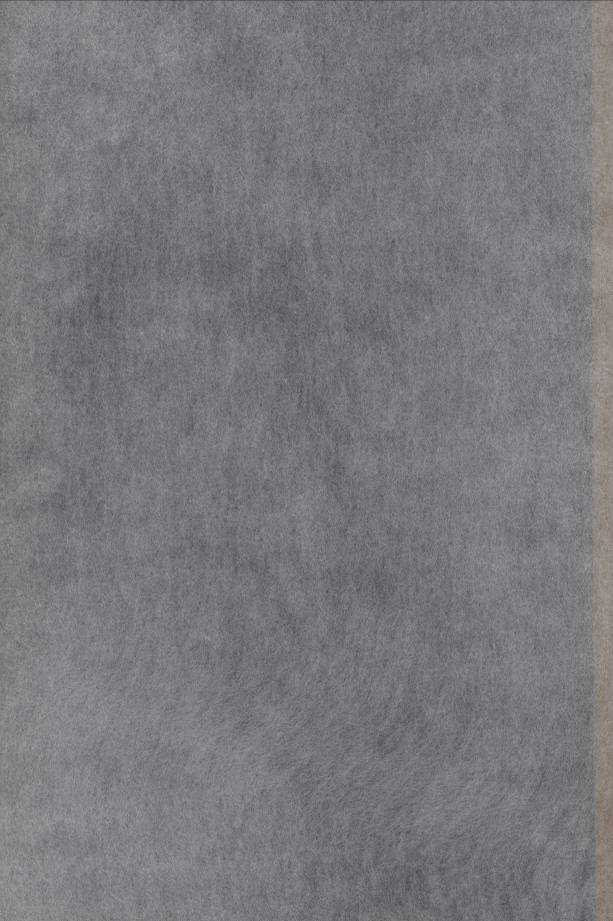
%> input picture Nonwoven.jpg, 613 x 921 px
$ octave Run_Code.m   (GNU Octave 9; MATLAB toolbox functions it lacks are replaced by stand-ins)
%> lines starting %> are read from the running program, lines starting %| are printed output that depends on the picture
### Sim_Image_and_Baseline.m
function []=Sim_Image_and_Baseline(pixs,init_size,grids,increment_size,num_images_baseline,m)
%> called with pixs = [250; 250], init_size = 22, grids = [10; 10], increment_size = 4, num_images_baseline = 1000, m = 10
    spaces=pixs./grids; %Calculates Max Surviellance Size
    I=imread('Nonwoven.jpg'); %Reading the image
%> I is the input picture: size 921x613x3 uint8; mean R, G, B 120.9, 120.5, 125.3
    I=rgb2gray(I);
%> I: size 921x613 uint8
    BG=imopen(I,strel('disk',15)); %Estimating the Value of Background Pixels
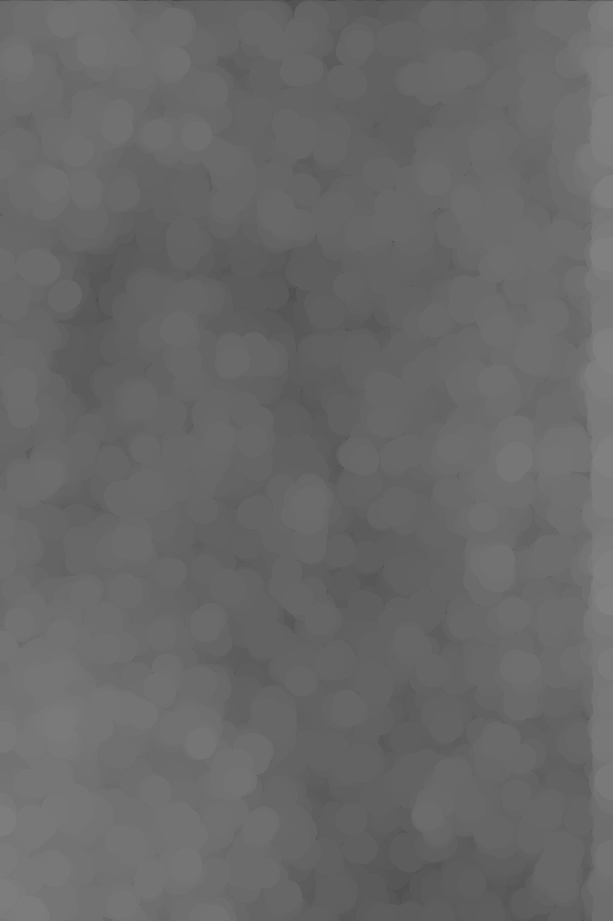
%> BG: size 921x613 uint8; min 68, max 129, mean 104.5
    Iunfrm=imsubtract(I,BG); %Create an Image with a Uniform Background
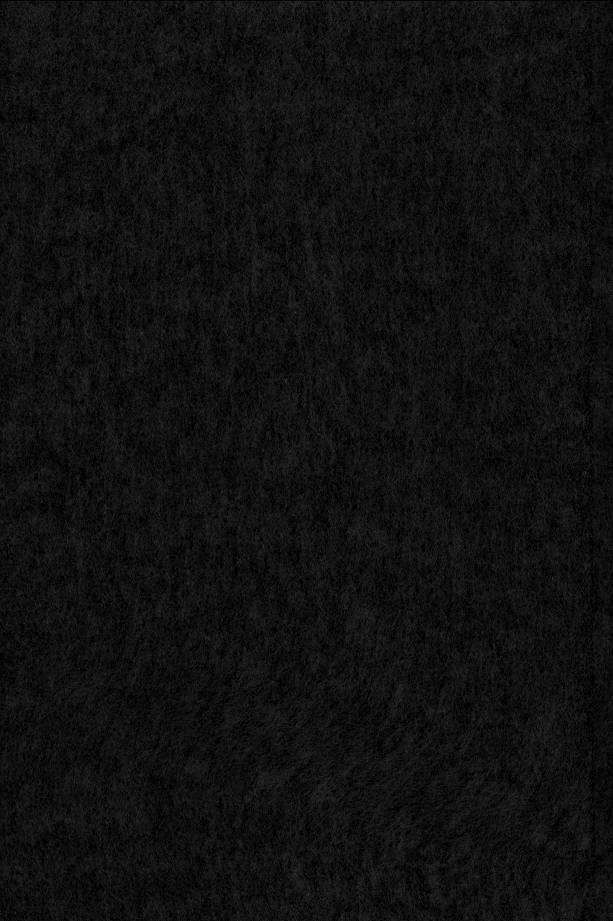
%> Iunfrm: size 921x613 uint8; min 0, max 57, mean 16.5
    Iadjust=imadjust(Iunfrm); %Adjusting the contrast-see imadjust for details
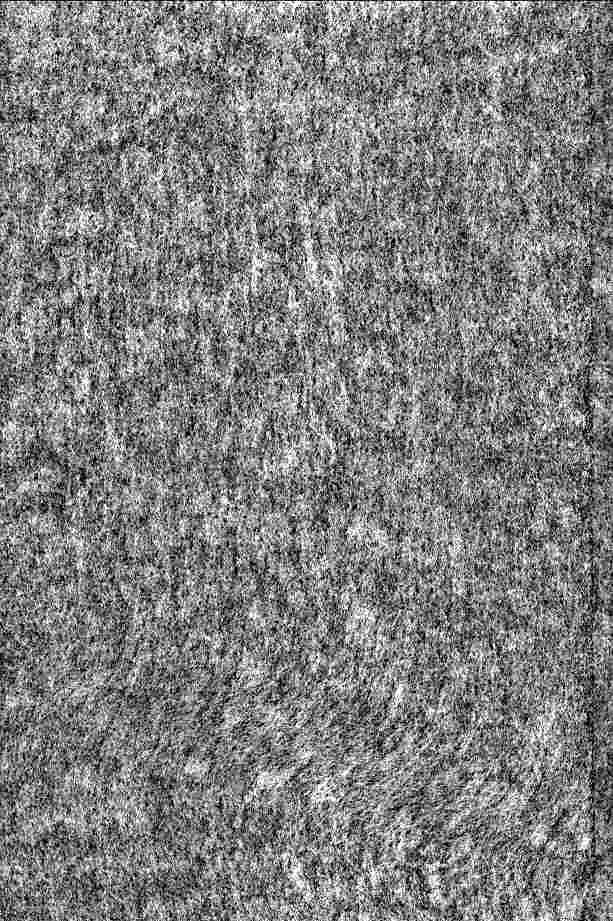
%> Iadjust: size 921x613 uint8; min 0, max 255, mean 127.4
    Ires=imresize(Iadjust,pixs'); %Resizing
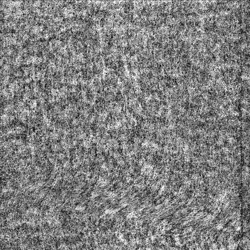
%> Ires: size 250x250 uint8; min 6, max 254, mean 127.5
%===================== Generating In/Out of Control ======================%
    delete('Nonwoven_Nom.bmp') %Delete Previous Nominal Picture
    imwrite(Ires,'Nonwoven_Nom.bmp','bmp'); %Write New Nominal Picture
    clear I BG Iunfrm Iadjust Ires
    Nom=imread('Nonwoven_Nom.bmp');
    Nomd=double(Nom);
    for pic=1:num_images_baseline %In Control Images w/ Noise
        I=imnoise(Nom,'Poisson');
        I=Nomd-double(I);
        for i = 1:grids(1) %Run through x locations for center(i,j} of serveillance box
            for j = 1:grids(2) %Run through y locations for center(i,j} of serveillance box
                if pic ==1;
                    center(i,j,:)=[spaces(1)/2+(i-1)*spaces(1);spaces(2)/2+(j-1)*spaces(2)]; %Current center(i,j} of serveillance box
                    min_dis(i,j)=min([squeeze(center(i,j,:))-init_size/2-1;pixs-squeeze(center(i,j,:))-init_size/2-1]); %Find Nearest Edge...Maximum amount the box can increase
                    tempsteps=[init_size:increment_size:init_size+min_dis(i,j)*2]; % Size Increments of the box
                    max_steps(i,j)=length(tempsteps);
                    steps{i,j}=tempsteps;
                end
                for stepper=1:max_steps(i,j)
                    if stepper==1
                        if pic==1
                            I_2_test1_reg{i,j,stepper}=[center(i,j,1)-steps{i,j}(stepper)/2,center(i,j,1)+steps{i,j}(stepper)/2,center(i,j,2)-steps{i,j}(stepper)/2,center(i,j,2)+steps{i,j}(stepper)/2];
                        end
                        I_2_test=I(I_2_test1_reg{i,j,stepper}(1):I_2_test1_reg{i,j,stepper}(2),I_2_test1_reg{i,j,stepper}(3):I_2_test1_reg{i,j,stepper}(4)); %Take Pixels out of Picture in box
                        number_of_pixs=numel(I_2_test);
                        I_2_test_reshape=reshape(I_2_test,1,number_of_pixs); %Reshape Pixels into a vector
                        X_sum(i,j,stepper,pic)=sum(I_2_test_reshape); %Collect sums of diffs
                        X2_sum(i,j,stepper,pic)=sum(I_2_test_reshape.^2); %Collect sums of diffs
                        if pic==1
                            X_count(i,j,stepper)=number_of_pixs; %Collect nums of diffs
                            X_count2(i,j,stepper)=number_of_pixs;
                        end
                    else
                        if pic==1
                            I_2_test1_reg{i,j,stepper}=[center(i,j,1)-steps{i,j}(stepper)/2,center(i,j,1)-steps{i,j}(stepper)/2+increment_size/2-1,center(i,j,2)-steps{i,j}(stepper)/2,center(i,j,2)+steps{i,j}(stepper)/2];
                            I_2_test2_reg{i,j,stepper}=[center(i,j,1)+steps{i,j}(stepper)/2-increment_size/2+1,center(i,j,1)+steps{i,j}(stepper)/2,center(i,j,2)-steps{i,j}(stepper)/2,center(i,j,2)+steps{i,j}(stepper)/2];
                            I_2_test3_reg{i,j,stepper}=[center(i,j,1)-steps{i,j}(stepper)/2+increment_size/2,center(i,j,1)+steps{i,j}(stepper)/2-increment_size/2,center(i,j,2)-steps{i,j}(stepper)/2,center(i,j,2)-steps{i,j}(stepper)/2+increment_size/2-1];
                            I_2_test4_reg{i,j,stepper}=[center(i,j,1)-steps{i,j}(stepper)/2+increment_size/2,center(i,j,1)+steps{i,j}(stepper)/2-increment_size/2,center(i,j,2)+steps{i,j}(stepper)/2-1,center(i,j,2)+steps{i,j}(stepper)/2+increment_size/2-2];
                        end
                        I_2_test1=I(I_2_test1_reg{i,j,stepper}(1):I_2_test1_reg{i,j,stepper}(2),I_2_test1_reg{i,j,stepper}(3):I_2_test1_reg{i,j,stepper}(4)); %Pixels on Top of box
                        I_2_test2=I(I_2_test2_reg{i,j,stepper}(1):I_2_test2_reg{i,j,stepper}(2),I_2_test2_reg{i,j,stepper}(3):I_2_test2_reg{i,j,stepper}(4)); %Pixels on Bottom of box
                        I_2_test3=I(I_2_test3_reg{i,j,stepper}(1):I_2_test3_reg{i,j,stepper}(2),I_2_test3_reg{i,j,stepper}(3):I_2_test3_reg{i,j,stepper}(4));  %Pixels on Left of box
                        I_2_test4=I(I_2_test4_reg{i,j,stepper}(1):I_2_test4_reg{i,j,stepper}(2),I_2_test4_reg{i,j,stepper}(3):I_2_test4_reg{i,j,stepper}(4));  %Pixels on Right of box
                        I_2_test=[I_2_test1 I_2_test2 I_2_test3' I_2_test4']; %Take Pixels on edge of box
                        number_of_pixs=numel(I_2_test);
                        I_2_test_reshape=reshape(I_2_test,1,number_of_pixs); %Reshape Pixels into a vector
                        X_sum(i,j,stepper,pic)=sum(I_2_test_reshape)+X_sum(i,j,stepper-1,pic); %Collect sums of diffs
                        X2_sum(i,j,stepper,pic)=sum(I_2_test_reshape.^2)+X2_sum(i,j,stepper-1,pic); %Collect sums of diffs
                        if pic==1
                            X_count(i,j,stepper)=number_of_pixs; %Collect nums of diffs
                            X_count2(i,j,stepper)=number_of_pixs+X_count2(i,j,stepper-1);
                        end
                    end

                end
            end
        end
    end
    X_sum_pics=sum(X_sum,4);
    X2_sum_pics=sum(X2_sum,4);
    X_count_pics=num_images_baseline*X_count2;
    mus=X_sum_pics./X_count_pics;
    vars=X2_sum_pics./X_count_pics-mus.^2;
    max_ratio=zeros(1,num_images_baseline);
    X_sum_temp=X_sum;
    X_sum=X_sum_temp(:,:,:,1:m);
    lratconst=1/2/vars;
    mflag=0;
for pic = 1:num_images_baseline
        ratio=-inf; %The statistic....we Look for the maximum.... set initial value to -inf
    if pic > m
        mflag=pic-m;
        X_sum(:,:,:,:)=X_sum_temp(:,:,:,mflag+1:pic);
    end
    for i = 1:grids(1) %Run through x locations for center of serveillance box
        for j = 1:grids(2) %Run through y locations for center of serveillance box
            for stepper=1:max_steps(i,j)
                mu_est=X_sum(i,j,stepper,pic-mflag)/X_count2(i,j,stepper); %Sample mean from box
                rat=lratconst(i,j,stepper)*X_count2(i,j,stepper)*(mu_est-mus(i,j,stepper))^2;
                rat_hist(i,j,stepper,pic)=rat;
                if rat>ratio %If the statistic is bigger than previous one
                    ratio=rat; %New statistic
                end
                for pic_retro=pic-1:-1:1+mflag
                    X_counttemp=(pic-pic_retro+1)*X_count2(i,j,stepper);
                    X_sum(i,j,stepper,pic_retro-mflag)=X_sum(i,j,stepper,pic_retro-mflag)+X_sum(i,j,stepper,pic-mflag);
                    mu_est=X_sum(i,j,stepper,pic_retro-mflag)/X_counttemp; %Sample mean from box
                    rat=lratconst(i,j,stepper)*X_counttemp*(mu_est-mus(i,j,stepper))^2;
                    if rat>ratio
                        ratio=rat;
                    elseif rat<0
                        break;
                    end
                end
            end
        end
    end
max_ratio(pic)=ratio;
end
mean_rats=mean(max_ratio); std_rats=std(max_ratio);
mean_init_rats=mean(rat_hist,4);
save('Spa_Temp_Baseline','mus','vars','X_count','X_count2','center','steps','max_steps','I_2_test1_reg','I_2_test2_reg','I_2_test3_reg','I_2_test4_reg','mean_rats','std_rats','mean_init_rats','m','pixs','init_size','grids','increment_size');
end

### Run_Code.m
clc;clear;warning off all;fclose all;close all
RandStream.setDefaultStream(RandStream('mt19937ar','seed',sum(100*clock)));
%\\\\\\\\\\\\\\\\\\\\\\\\\\\\\\\Parameters////////////////////////////////%
pixs=[250;250]; %Number of Pixels to Reshape Image
num_images_baseline=1000; %Number of Good Images
init_size=22; %Initial size (width and height) of serveillence region
grids=[10;10]; %Number of Section to scan...x and y directions
increment_size=4;   %Increment size of serveillence region....increase in width and height
m=10; %History Window
%> (the run ends here)
